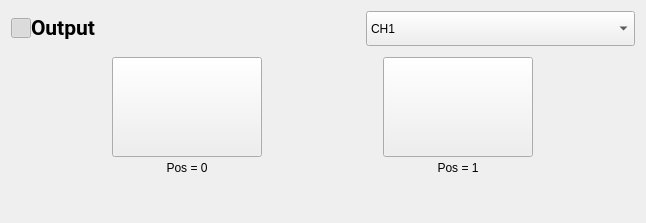
<?xml version="1.0" encoding="UTF-8"?>
<ui version="4.0">
 <class>wgContentOsp230</class>
 <widget class="QWidget" name="wgContentOsp230">
  <property name="geometry">
   <rect>
    <x>0</x>
    <y>0</y>
    <width>644</width>
    <height>223</height>
   </rect>
  </property>
  <property name="windowTitle">
   <string>Form</string>
  </property>
  <layout class="QHBoxLayout" name="horizontalLayout_2">
   <property name="spacing">
    <number>0</number>
   </property>
   <item>
    <layout class="QVBoxLayout" name="verticalLayout_3">
     <property name="spacing">
      <number>0</number>
     </property>
     <item>
      <layout class="QHBoxLayout" name="horizontalLayout_14">
       <property name="spacing">
        <number>0</number>
       </property>
       <item>
        <widget class="QPushButton" name="btnOutput">
         <property name="minimumSize">
          <size>
           <width>20</width>
           <height>20</height>
          </size>
         </property>
         <property name="maximumSize">
          <size>
           <width>20</width>
           <height>20</height>
          </size>
         </property>
         <property name="cursor">
          <cursorShape>PointingHandCursor</cursorShape>
         </property>
         <property name="text">
          <string/>
         </property>
         <property name="icon">
          <iconset resource="../../res.qrc">
           <normaloff>:/icon/btnCloseExpan.png</normaloff>
           <normalon>:/icon/btnOpenExpan.png</normalon>:/icon/btnCloseExpan.png</iconset>
         </property>
         <property name="checkable">
          <bool>true</bool>
         </property>
         <property name="checked">
          <bool>true</bool>
         </property>
        </widget>
       </item>
       <item>
        <widget class="QLabel" name="label_10">
         <property name="minimumSize">
          <size>
           <width>170</width>
           <height>28</height>
          </size>
         </property>
         <property name="maximumSize">
          <size>
           <width>150</width>
           <height>28</height>
          </size>
         </property>
         <property name="font">
          <font>
           <family>Roboto</family>
           <pointsize>16</pointsize>
           <bold>true</bold>
          </font>
         </property>
         <property name="text">
          <string>Output</string>
         </property>
        </widget>
       </item>
       <item>
        <spacer name="horizontalSpacer_7">
         <property name="orientation">
          <enum>Qt::Orientation::Horizontal</enum>
         </property>
         <property name="sizeHint" stdset="0">
          <size>
           <width>40</width>
           <height>20</height>
          </size>
         </property>
        </spacer>
       </item>
       <item>
        <widget class="QComboBox" name="comboBox_15">
         <property name="minimumSize">
          <size>
           <width>269</width>
           <height>35</height>
          </size>
         </property>
         <property name="maximumSize">
          <size>
           <width>269</width>
           <height>16777215</height>
          </size>
         </property>
         <property name="cursor">
          <cursorShape>PointingHandCursor</cursorShape>
         </property>
         <item>
          <property name="text">
           <string>CH1</string>
          </property>
         </item>
        </widget>
       </item>
      </layout>
     </item>
     <item>
      <widget class="QWidget" name="wgOutput" native="true">
       <property name="minimumSize">
        <size>
         <width>624</width>
         <height>144</height>
        </size>
       </property>
       <property name="maximumSize">
        <size>
         <width>624</width>
         <height>144</height>
        </size>
       </property>
       <property name="styleSheet">
        <string notr="true"/>
       </property>
       <layout class="QHBoxLayout" name="horizontalLayout">
        <property name="spacing">
         <number>120</number>
        </property>
        <property name="leftMargin">
         <number>100</number>
        </property>
        <property name="rightMargin">
         <number>100</number>
        </property>
        <item>
         <layout class="QVBoxLayout" name="verticalLayout">
          <property name="spacing">
           <number>0</number>
          </property>
          <item>
           <widget class="QPushButton" name="pushButton">
            <property name="minimumSize">
             <size>
              <width>150</width>
              <height>100</height>
             </size>
            </property>
            <property name="maximumSize">
             <size>
              <width>150</width>
              <height>100</height>
             </size>
            </property>
            <property name="autoFillBackground">
             <bool>false</bool>
            </property>
            <property name="styleSheet">
             <string notr="true">border-image:url(:/icon/posLeft.jpeg);
border-color: rgb(153, 153, 153);</string>
            </property>
            <property name="text">
             <string/>
            </property>
            <property name="checkable">
             <bool>false</bool>
            </property>
            <property name="autoRepeat">
             <bool>false</bool>
            </property>
            <property name="autoExclusive">
             <bool>false</bool>
            </property>
           </widget>
          </item>
          <item>
           <widget class="QLabel" name="label">
            <property name="maximumSize">
             <size>
              <width>150</width>
              <height>18</height>
             </size>
            </property>
            <property name="text">
             <string>Pos = 0</string>
            </property>
            <property name="alignment">
             <set>Qt::AlignmentFlag::AlignCenter</set>
            </property>
           </widget>
          </item>
         </layout>
        </item>
        <item>
         <layout class="QVBoxLayout" name="verticalLayout_2">
          <property name="spacing">
           <number>0</number>
          </property>
          <item>
           <widget class="QPushButton" name="pushButton_2">
            <property name="minimumSize">
             <size>
              <width>150</width>
              <height>100</height>
             </size>
            </property>
            <property name="maximumSize">
             <size>
              <width>150</width>
              <height>100</height>
             </size>
            </property>
            <property name="styleSheet">
             <string notr="true">border-image:url(:/icon/posRight.jpeg);</string>
            </property>
            <property name="text">
             <string/>
            </property>
           </widget>
          </item>
          <item>
           <widget class="QLabel" name="label_2">
            <property name="maximumSize">
             <size>
              <width>150</width>
              <height>18</height>
             </size>
            </property>
            <property name="text">
             <string>Pos = 1</string>
            </property>
            <property name="alignment">
             <set>Qt::AlignmentFlag::AlignCenter</set>
            </property>
           </widget>
          </item>
         </layout>
        </item>
       </layout>
      </widget>
     </item>
     <item>
      <spacer name="verticalSpacer">
       <property name="orientation">
        <enum>Qt::Orientation::Vertical</enum>
       </property>
       <property name="sizeHint" stdset="0">
        <size>
         <width>20</width>
         <height>40</height>
        </size>
       </property>
      </spacer>
     </item>
    </layout>
   </item>
   <item>
    <spacer name="horizontalSpacer">
     <property name="orientation">
      <enum>Qt::Orientation::Horizontal</enum>
     </property>
     <property name="sizeHint" stdset="0">
      <size>
       <width>12</width>
       <height>20</height>
      </size>
     </property>
    </spacer>
   </item>
  </layout>
 </widget>
 <resources>
  <include location="../../res.qrc"/>
 </resources>
 <connections/>
</ui>
